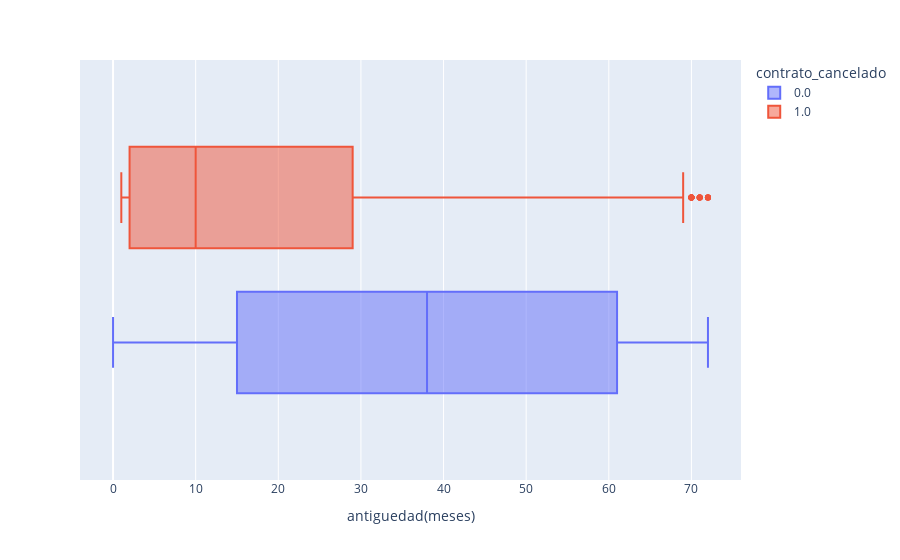

This figure's notebook cell:
### Code cell
fig = px.box(data,x='antiguedad(meses)',color='contrato_cancelado')
fig

### Figure 1 — Plotly figure (JSON) as saved in the notebook; plotly's stock layout.template omitted (floating-point values rounded to 4 significant figures; data arrays with more than 128 entries replaced by an {"elided": "..."} marker saying what was removed)
{"data": [{"alignmentgroup": "True", "hovertemplate": "contrato_cancelado=0.0<br>antiguedad(meses)=%{x}<extra></extra>", "legendgroup": "0.0", "marker": {"color": "#636efa"}, "name": "0.0", "notched": false, "offsetgroup": "0.0", "orientation": "h", "showlegend": true, "type": "box", "x": {"elided": "5174 int values"}, "x0": " ", "xaxis": "x", "y0": " ", "yaxis": "y"}, {"alignmentgroup": "True", "hovertemplate": "contrato_cancelado=1.0<br>antiguedad(meses)=%{x}<extra></extra>", "legendgroup": "1.0", "marker": {"color": "#EF553B"}, "name": "1.0", "notched": false, "offsetgroup": "1.0", "orientation": "h", "showlegend": true, "type": "box", "x": {"elided": "1869 int values"}, "x0": " ", "xaxis": "x", "y0": " ", "yaxis": "y"}], "layout": {"boxmode": "group", "legend": {"title": {"text": "contrato_cancelado"}, "tracegroupgap": 0}, "margin": {"t": 60}, "xaxis": {"anchor": "y", "domain": [0, 1], "title": {"text": "antiguedad(meses)"}}, "yaxis": {"anchor": "x", "domain": [0, 1]}}}
